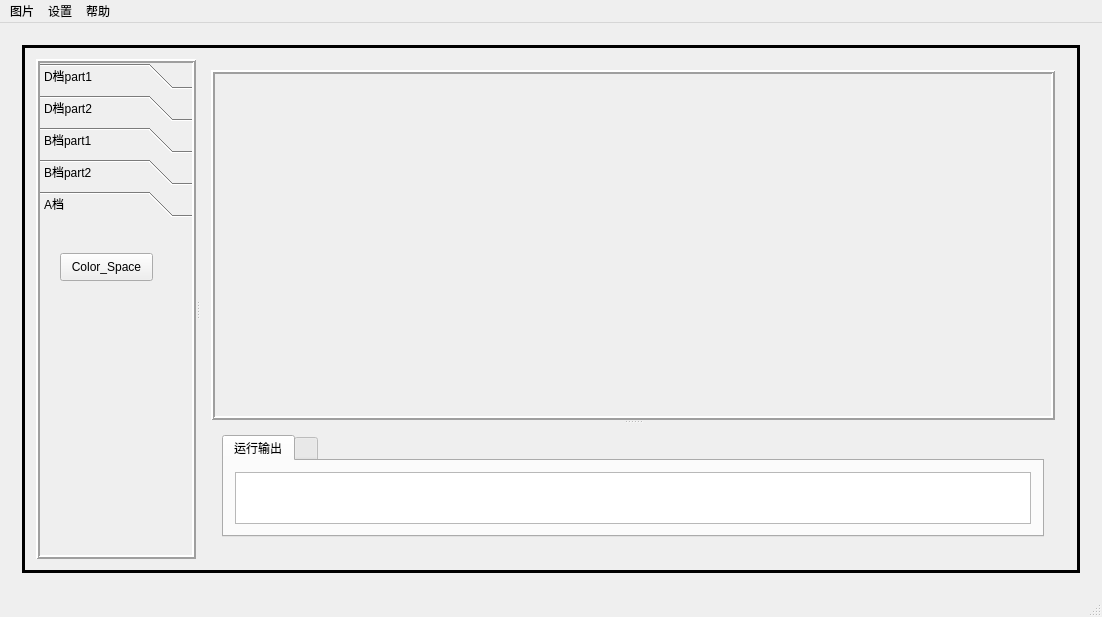
<?xml version="1.0" encoding="UTF-8"?>
<ui version="4.0">
 <class>MainWindow</class>
 <widget class="QMainWindow" name="MainWindow">
  <property name="geometry">
   <rect>
    <x>0</x>
    <y>0</y>
    <width>1102</width>
    <height>617</height>
   </rect>
  </property>
  <property name="sizePolicy">
   <sizepolicy hsizetype="Minimum" vsizetype="Minimum">
    <horstretch>0</horstretch>
    <verstretch>0</verstretch>
   </sizepolicy>
  </property>
  <property name="minimumSize">
   <size>
    <width>1000</width>
    <height>600</height>
   </size>
  </property>
  <property name="baseSize">
   <size>
    <width>300</width>
    <height>300</height>
   </size>
  </property>
  <property name="windowTitle">
   <string>ProcessBox</string>
  </property>
  <property name="windowIcon">
   <iconset>
    <normaloff>../../微信公众号图文/大四毕业设计/UI设计/皮肤主题素材/截图29.jpg</normaloff>../../微信公众号图文/大四毕业设计/UI设计/皮肤主题素材/截图29.jpg</iconset>
  </property>
  <property name="autoFillBackground">
   <bool>false</bool>
  </property>
  <property name="styleSheet">
   <string notr="true"/>
  </property>
  <widget class="QWidget" name="centralWidget">
   <layout class="QHBoxLayout" name="horizontalLayout">
    <item>
     <widget class="QStackedWidget" name="stackedWidget">
      <property name="styleSheet">
       <string notr="true"/>
      </property>
      <property name="currentIndex">
       <number>0</number>
      </property>
      <widget class="QWidget" name="win2">
       <layout class="QVBoxLayout" name="verticalLayout_7">
        <item>
         <widget class="QFrame" name="frame_2">
          <property name="frameShape">
           <enum>QFrame::Box</enum>
          </property>
          <property name="frameShadow">
           <enum>QFrame::Plain</enum>
          </property>
          <property name="lineWidth">
           <number>3</number>
          </property>
          <layout class="QHBoxLayout" name="horizontalLayout_3">
           <item>
            <widget class="QSplitter" name="splitter_3">
             <property name="orientation">
              <enum>Qt::Horizontal</enum>
             </property>
             <widget class="QSplitter" name="splitter_2">
              <property name="orientation">
               <enum>Qt::Horizontal</enum>
              </property>
              <widget class="QToolBox" name="toolBox">
               <property name="sizePolicy">
                <sizepolicy hsizetype="Fixed" vsizetype="Preferred">
                 <horstretch>0</horstretch>
                 <verstretch>0</verstretch>
                </sizepolicy>
               </property>
               <property name="minimumSize">
                <size>
                 <width>160</width>
                 <height>0</height>
                </size>
               </property>
               <property name="maximumSize">
                <size>
                 <width>160</width>
                 <height>16777215</height>
                </size>
               </property>
               <property name="toolTip">
                <string>算法区</string>
               </property>
               <property name="frameShape">
                <enum>QFrame::Box</enum>
               </property>
               <property name="frameShadow">
                <enum>QFrame::Raised</enum>
               </property>
               <property name="lineWidth">
                <number>2</number>
               </property>
               <property name="currentIndex">
                <number>4</number>
               </property>
               <widget class="QWidget" name="page_3">
                <property name="geometry">
                 <rect>
                  <x>0</x>
                  <y>0</y>
                  <width>152</width>
                  <height>354</height>
                 </rect>
                </property>
                <attribute name="label">
                 <string>D档part1</string>
                </attribute>
                <layout class="QHBoxLayout" name="horizontalLayout_4">
                 <item>
                  <widget class="QWidget" name="widget_3" native="true">
                   <layout class="QVBoxLayout" name="verticalLayout_2">
                    <item>
                     <widget class="QPushButton" name="pushButton_5">
                      <property name="sizePolicy">
                       <sizepolicy hsizetype="Preferred" vsizetype="Fixed">
                        <horstretch>0</horstretch>
                        <verstretch>0</verstretch>
                       </sizepolicy>
                      </property>
                      <property name="minimumSize">
                       <size>
                        <width>60</width>
                        <height>60</height>
                       </size>
                      </property>
                      <property name="maximumSize">
                       <size>
                        <width>160</width>
                        <height>60</height>
                       </size>
                      </property>
                      <property name="text">
                       <string>灰度化</string>
                      </property>
                     </widget>
                    </item>
                    <item>
                     <widget class="QPushButton" name="pushButton_4">
                      <property name="sizePolicy">
                       <sizepolicy hsizetype="Preferred" vsizetype="Fixed">
                        <horstretch>0</horstretch>
                        <verstretch>0</verstretch>
                       </sizepolicy>
                      </property>
                      <property name="minimumSize">
                       <size>
                        <width>60</width>
                        <height>60</height>
                       </size>
                      </property>
                      <property name="maximumSize">
                       <size>
                        <width>160</width>
                        <height>60</height>
                       </size>
                      </property>
                      <property name="text">
                       <string>二值化</string>
                      </property>
                     </widget>
                    </item>
                    <item>
                     <widget class="QPushButton" name="pushButton_6">
                      <property name="sizePolicy">
                       <sizepolicy hsizetype="Preferred" vsizetype="Fixed">
                        <horstretch>0</horstretch>
                        <verstretch>0</verstretch>
                       </sizepolicy>
                      </property>
                      <property name="minimumSize">
                       <size>
                        <width>60</width>
                        <height>60</height>
                       </size>
                      </property>
                      <property name="maximumSize">
                       <size>
                        <width>160</width>
                        <height>60</height>
                       </size>
                      </property>
                      <property name="text">
                       <string>中值滤波</string>
                      </property>
                     </widget>
                    </item>
                   </layout>
                  </widget>
                 </item>
                </layout>
               </widget>
               <widget class="QWidget" name="page_4">
                <property name="geometry">
                 <rect>
                  <x>0</x>
                  <y>0</y>
                  <width>152</width>
                  <height>354</height>
                 </rect>
                </property>
                <attribute name="label">
                 <string>D档part2</string>
                </attribute>
                <layout class="QVBoxLayout" name="verticalLayout_3">
                 <item>
                  <widget class="QWidget" name="widget_4" native="true">
                   <layout class="QVBoxLayout" name="verticalLayout_4">
                    <item>
                     <widget class="QPushButton" name="pushButton_8">
                      <property name="sizePolicy">
                       <sizepolicy hsizetype="Preferred" vsizetype="Fixed">
                        <horstretch>0</horstretch>
                        <verstretch>0</verstretch>
                       </sizepolicy>
                      </property>
                      <property name="minimumSize">
                       <size>
                        <width>60</width>
                        <height>60</height>
                       </size>
                      </property>
                      <property name="maximumSize">
                       <size>
                        <width>160</width>
                        <height>60</height>
                       </size>
                      </property>
                      <property name="text">
                       <string>均值滤波</string>
                      </property>
                     </widget>
                    </item>
                    <item>
                     <widget class="QPushButton" name="pushButton_9">
                      <property name="sizePolicy">
                       <sizepolicy hsizetype="Preferred" vsizetype="Fixed">
                        <horstretch>0</horstretch>
                        <verstretch>0</verstretch>
                       </sizepolicy>
                      </property>
                      <property name="minimumSize">
                       <size>
                        <width>60</width>
                        <height>60</height>
                       </size>
                      </property>
                      <property name="maximumSize">
                       <size>
                        <width>160</width>
                        <height>60</height>
                       </size>
                      </property>
                      <property name="text">
                       <string>拉普拉斯锐化</string>
                      </property>
                     </widget>
                    </item>
                    <item>
                     <widget class="QPushButton" name="pushButton_10">
                      <property name="sizePolicy">
                       <sizepolicy hsizetype="Preferred" vsizetype="Fixed">
                        <horstretch>0</horstretch>
                        <verstretch>0</verstretch>
                       </sizepolicy>
                      </property>
                      <property name="minimumSize">
                       <size>
                        <width>60</width>
                        <height>60</height>
                       </size>
                      </property>
                      <property name="maximumSize">
                       <size>
                        <width>160</width>
                        <height>60</height>
                       </size>
                      </property>
                      <property name="text">
                       <string>直方图</string>
                      </property>
                     </widget>
                    </item>
                    <item>
                     <widget class="QPushButton" name="pushButton_11">
                      <property name="sizePolicy">
                       <sizepolicy hsizetype="Preferred" vsizetype="Fixed">
                        <horstretch>0</horstretch>
                        <verstretch>0</verstretch>
                       </sizepolicy>
                      </property>
                      <property name="minimumSize">
                       <size>
                        <width>60</width>
                        <height>60</height>
                       </size>
                      </property>
                      <property name="maximumSize">
                       <size>
                        <width>160</width>
                        <height>60</height>
                       </size>
                      </property>
                      <property name="text">
                       <string>边缘检测</string>
                      </property>
                     </widget>
                    </item>
                   </layout>
                  </widget>
                 </item>
                </layout>
               </widget>
               <widget class="QWidget" name="page_5">
                <property name="geometry">
                 <rect>
                  <x>0</x>
                  <y>0</y>
                  <width>152</width>
                  <height>354</height>
                 </rect>
                </property>
                <attribute name="label">
                 <string>B档part1</string>
                </attribute>
                <layout class="QVBoxLayout" name="verticalLayout_5">
                 <item>
                  <widget class="QWidget" name="widget_5" native="true">
                   <layout class="QVBoxLayout" name="verticalLayout_6">
                    <item>
                     <widget class="QPushButton" name="pushButton_12">
                      <property name="sizePolicy">
                       <sizepolicy hsizetype="Preferred" vsizetype="Fixed">
                        <horstretch>0</horstretch>
                        <verstretch>0</verstretch>
                       </sizepolicy>
                      </property>
                      <property name="minimumSize">
                       <size>
                        <width>60</width>
                        <height>60</height>
                       </size>
                      </property>
                      <property name="maximumSize">
                       <size>
                        <width>160</width>
                        <height>60</height>
                       </size>
                      </property>
                      <property name="text">
                       <string>video_GRAY</string>
                      </property>
                     </widget>
                    </item>
                    <item>
                     <widget class="QPushButton" name="pushButton_13">
                      <property name="sizePolicy">
                       <sizepolicy hsizetype="Preferred" vsizetype="Fixed">
                        <horstretch>0</horstretch>
                        <verstretch>0</verstretch>
                       </sizepolicy>
                      </property>
                      <property name="minimumSize">
                       <size>
                        <width>60</width>
                        <height>60</height>
                       </size>
                      </property>
                      <property name="maximumSize">
                       <size>
                        <width>160</width>
                        <height>60</height>
                       </size>
                      </property>
                      <property name="text">
                       <string>video_Binay</string>
                      </property>
                     </widget>
                    </item>
                    <item>
                     <widget class="QPushButton" name="pushButton_14">
                      <property name="sizePolicy">
                       <sizepolicy hsizetype="Preferred" vsizetype="Fixed">
                        <horstretch>0</horstretch>
                        <verstretch>0</verstretch>
                       </sizepolicy>
                      </property>
                      <property name="minimumSize">
                       <size>
                        <width>60</width>
                        <height>60</height>
                       </size>
                      </property>
                      <property name="maximumSize">
                       <size>
                        <width>160</width>
                        <height>60</height>
                       </size>
                      </property>
                      <property name="text">
                       <string>video_avarage_filter</string>
                      </property>
                     </widget>
                    </item>
                    <item>
                     <widget class="QPushButton" name="pushButton_15">
                      <property name="sizePolicy">
                       <sizepolicy hsizetype="Preferred" vsizetype="Fixed">
                        <horstretch>0</horstretch>
                        <verstretch>0</verstretch>
                       </sizepolicy>
                      </property>
                      <property name="minimumSize">
                       <size>
                        <width>60</width>
                        <height>60</height>
                       </size>
                      </property>
                      <property name="maximumSize">
                       <size>
                        <width>160</width>
                        <height>60</height>
                       </size>
                      </property>
                      <property name="text">
                       <string>video_median filter</string>
                      </property>
                     </widget>
                    </item>
                   </layout>
                  </widget>
                 </item>
                </layout>
               </widget>
               <widget class="QWidget" name="page_6">
                <property name="geometry">
                 <rect>
                  <x>0</x>
                  <y>0</y>
                  <width>203</width>
                  <height>333</height>
                 </rect>
                </property>
                <attribute name="label">
                 <string>B档part2</string>
                </attribute>
                <layout class="QVBoxLayout" name="verticalLayout_11">
                 <item>
                  <widget class="QWidget" name="widget_6" native="true">
                   <layout class="QVBoxLayout" name="verticalLayout_12">
                    <item>
                     <widget class="QPushButton" name="algoButton_1">
                      <property name="text">
                       <string>B档Laplace sharpening</string>
                      </property>
                     </widget>
                    </item>
                   </layout>
                  </widget>
                 </item>
                </layout>
               </widget>
               <widget class="QWidget" name="page_7">
                <property name="geometry">
                 <rect>
                  <x>0</x>
                  <y>0</y>
                  <width>152</width>
                  <height>354</height>
                 </rect>
                </property>
                <attribute name="label">
                 <string>A档</string>
                </attribute>
                <widget class="QPushButton" name="pushButton">
                 <property name="geometry">
                  <rect>
                   <x>20</x>
                   <y>30</y>
                   <width>93</width>
                   <height>28</height>
                  </rect>
                 </property>
                 <property name="text">
                  <string>Color_Space</string>
                 </property>
                </widget>
               </widget>
              </widget>
              <widget class="QWidget" name="widget_2" native="true">
               <layout class="QHBoxLayout" name="horizontalLayout_2">
                <item>
                 <widget class="QSplitter" name="splitter">
                  <property name="orientation">
                   <enum>Qt::Vertical</enum>
                  </property>
                  <widget class="QFrame" name="image_win">
                   <property name="minimumSize">
                    <size>
                     <width>0</width>
                     <height>350</height>
                    </size>
                   </property>
                   <property name="cursor">
                    <cursorShape>CrossCursor</cursorShape>
                   </property>
                   <property name="toolTip">
                    <string>图片显示区域</string>
                   </property>
                   <property name="frameShape">
                    <enum>QFrame::Box</enum>
                   </property>
                   <property name="frameShadow">
                    <enum>QFrame::Raised</enum>
                   </property>
                   <property name="lineWidth">
                    <number>2</number>
                   </property>
                   <layout class="QVBoxLayout" name="verticalLayout_13">
                    <item alignment="Qt::AlignHCenter">
                     <widget class="QLabel" name="show_label">
                      <property name="text">
                       <string/>
                      </property>
                     </widget>
                    </item>
                   </layout>
                  </widget>
                  <widget class="QWidget" name="widget" native="true">
                   <layout class="QVBoxLayout" name="verticalLayout">
                    <item>
                     <widget class="QTabWidget" name="tabWidget">
                      <property name="minimumSize">
                       <size>
                        <width>0</width>
                        <height>100</height>
                       </size>
                      </property>
                      <property name="toolTip">
                       <string>输出区域</string>
                      </property>
                      <property name="tabPosition">
                       <enum>QTabWidget::North</enum>
                      </property>
                      <property name="tabShape">
                       <enum>QTabWidget::Rounded</enum>
                      </property>
                      <property name="currentIndex">
                       <number>0</number>
                      </property>
                      <property name="usesScrollButtons">
                       <bool>true</bool>
                      </property>
                      <property name="documentMode">
                       <bool>false</bool>
                      </property>
                      <property name="tabsClosable">
                       <bool>false</bool>
                      </property>
                      <property name="tabBarAutoHide">
                       <bool>true</bool>
                      </property>
                      <widget class="QWidget" name="dbug_tab">
                       <attribute name="title">
                        <string>运行输出</string>
                       </attribute>
                       <layout class="QVBoxLayout" name="verticalLayout_18">
                        <item>
                         <widget class="QTextEdit" name="debugEdit"/>
                        </item>
                       </layout>
                      </widget>
                      <widget class="QWidget" name="show_tab">
                       <attribute name="title">
                        <string/>
                       </attribute>
                       <layout class="QVBoxLayout" name="verticalLayout_19">
                        <item>
                         <widget class="QTextEdit" name="introductionEdit"/>
                        </item>
                       </layout>
                      </widget>
                     </widget>
                    </item>
                   </layout>
                  </widget>
                 </widget>
                </item>
               </layout>
              </widget>
             </widget>
            </widget>
           </item>
          </layout>
         </widget>
        </item>
       </layout>
      </widget>
      <widget class="QWidget" name="win1">
       <layout class="QVBoxLayout" name="verticalLayout_9"/>
      </widget>
     </widget>
    </item>
   </layout>
  </widget>
  <widget class="QMenuBar" name="menuBar">
   <property name="geometry">
    <rect>
     <x>0</x>
     <y>0</y>
     <width>1102</width>
     <height>26</height>
    </rect>
   </property>
   <widget class="QMenu" name="menuyan">
    <property name="title">
     <string>图片</string>
    </property>
    <addaction name="lead_image"/>
    <addaction name="save_image"/>
   </widget>
   <widget class="QMenu" name="menu">
    <property name="title">
     <string>设置</string>
    </property>
    <addaction name="red_skin"/>
    <addaction name="blue_skin"/>
   </widget>
   <widget class="QMenu" name="menu_2">
    <property name="title">
     <string>帮助</string>
    </property>
    <addaction name="statement"/>
    <addaction name="Algorithm_list"/>
   </widget>
   <addaction name="menuyan"/>
   <addaction name="menu"/>
   <addaction name="menu_2"/>
  </widget>
  <widget class="QStatusBar" name="statusBar">
   <property name="enabled">
    <bool>false</bool>
   </property>
   <property name="sizeGripEnabled">
    <bool>true</bool>
   </property>
  </widget>
  <action name="lead_image">
   <property name="checkable">
    <bool>false</bool>
   </property>
   <property name="icon">
    <iconset>
     <normaloff>../../微信公众号图文/大四毕业设计/UI设计/皮肤主题素材/图标/add-bold.png</normaloff>../../微信公众号图文/大四毕业设计/UI设计/皮肤主题素材/图标/add-bold.png</iconset>
   </property>
   <property name="text">
    <string>打开图片</string>
   </property>
   <property name="toolTip">
    <string>插入图片</string>
   </property>
  </action>
  <action name="save_image">
   <property name="icon">
    <iconset>
     <normaloff>../../微信公众号图文/大四毕业设计/UI设计/皮肤主题素材/图标/download.png</normaloff>../../微信公众号图文/大四毕业设计/UI设计/皮肤主题素材/图标/download.png</iconset>
   </property>
   <property name="text">
    <string>导出并保存</string>
   </property>
   <property name="toolTip">
    <string>导出图片</string>
   </property>
  </action>
  <action name="red_skin">
   <property name="icon">
    <iconset>
     <normaloff>../../微信公众号图文/大四毕业设计/UI设计/皮肤主题素材/截图16.jpg</normaloff>../../微信公众号图文/大四毕业设计/UI设计/皮肤主题素材/截图16.jpg</iconset>
   </property>
   <property name="text">
    <string>红色皮肤</string>
   </property>
   <property name="toolTip">
    <string>海贼王皮肤</string>
   </property>
  </action>
  <action name="statement">
   <property name="icon">
    <iconset>
     <normaloff>../../微信公众号图文/大四毕业设计/UI设计/皮肤主题素材/图标/column-horizontal.png</normaloff>../../微信公众号图文/大四毕业设计/UI设计/皮肤主题素材/图标/column-horizontal.png</iconset>
   </property>
   <property name="text">
    <string>软件声明</string>
   </property>
   <property name="toolTip">
    <string>软件声明</string>
   </property>
  </action>
  <action name="blue_skin">
   <property name="icon">
    <iconset>
     <normaloff>../../微信公众号图文/大四毕业设计/UI设计/皮肤主题素材/截图15.jpg</normaloff>../../微信公众号图文/大四毕业设计/UI设计/皮肤主题素材/截图15.jpg</iconset>
   </property>
   <property name="text">
    <string>蓝色皮肤</string>
   </property>
   <property name="toolTip">
    <string>海贼王皮肤</string>
   </property>
  </action>
  <action name="Algorithm_list">
   <property name="icon">
    <iconset>
     <normaloff>../../微信公众号图文/大四毕业设计/UI设计/皮肤主题素材/图标/help.png</normaloff>../../微信公众号图文/大四毕业设计/UI设计/皮肤主题素材/图标/help.png</iconset>
   </property>
   <property name="text">
    <string>算法明细</string>
   </property>
   <property name="toolTip">
    <string>算法清单介绍</string>
   </property>
  </action>
 </widget>
 <layoutdefault spacing="6" margin="11"/>
 <resources/>
 <connections/>
</ui>
